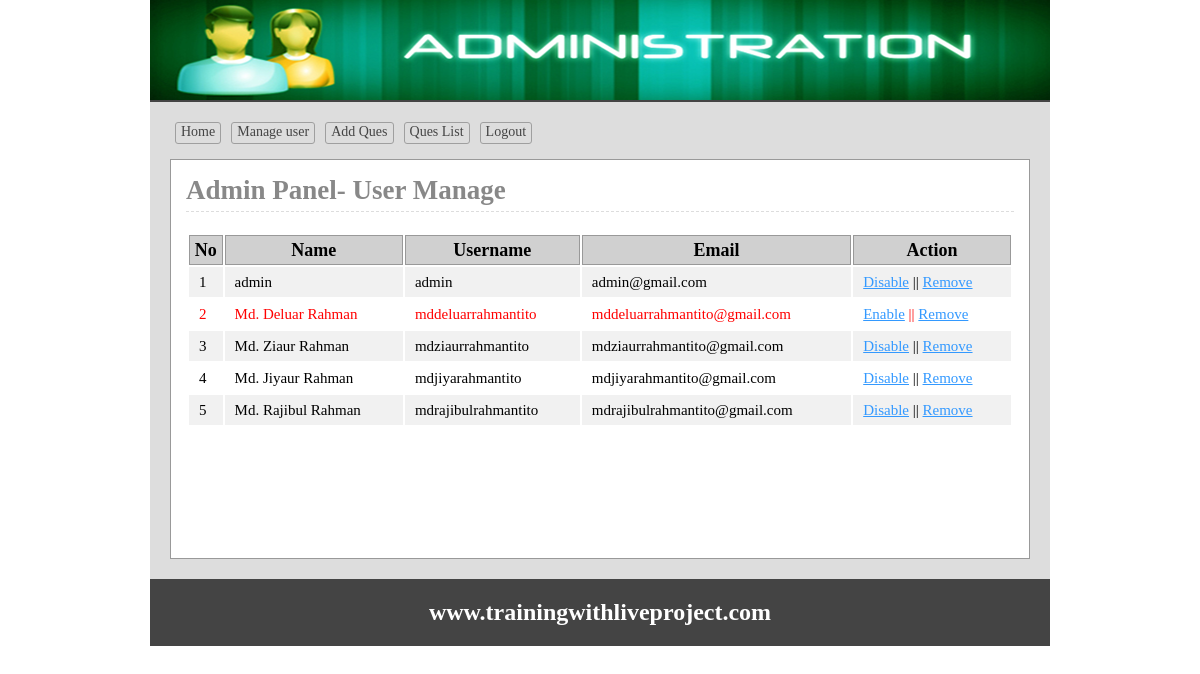
The app's page /admin/users.php (signed in) with its own data.
### tables this page shows
CREATE TABLE IF NOT EXISTS `tbl_user` (
  `userId` int(11) NOT NULL AUTO_INCREMENT,
  `name` varchar(50) NOT NULL,
  `username` varchar(30) NOT NULL,
  `password` varchar(32) NOT NULL,
  `email` varchar(255) NOT NULL,
  `status` int(11) NOT NULL DEFAULT '0',
  PRIMARY KEY (`userId`)
);

### lib/Database.php (called while the page is built, shortened)
<?php
Class Database{
	public $host   = DB_HOST;
	public $user   = DB_USER;
	public $pass   = DB_PASS;
	public $dbname = DB_NAME;
	public $link;
	private function connectDB(){
	$this->link = new mysqli($this->host, $this->user, $this->pass, $this->dbname);
 }
	public function select($query){
		$result = $this->link->query($query) or die($this->link->error.__LINE__);
		if($result->num_rows > 0){
			return $result;
		} else {
			return false;
		}
	}
}

### classes/User.php (called while the page is built, shortened)
<?php
    $filepath = realpath(dirname(__FILE__));
	include_once ($filepath.'/../lib/Database.php');
	class User{
		public  $db;
		public function __construct(){
			$this->db = new Database();
		}
		public function getAllUserData(){
			$query 		= "SELECT * FROM tbl_user ORDER BY userId DESC";
			$getResult 	= $this->db->select($query);
			return $getResult;
		}
	}
?>

### admin/users.php (the view, shortened to what this page needs)
<?php
    $filepath = realpath(dirname(__FILE__));
	include_once ($filepath.'/inc/header.php');
	include_once ($filepath.'/../classes/User.php');
	$User = new User();
?>
<div class="main">
	<h1>Admin Panel- User Manage</h1>
	<div>
		<table class="tblone">
			<tr>
				<th>No</th>
				<th>Name</th>
				<th>Username</th>
				<th>Email</th>
				<th>Action</th>
			</tr>
			<?php
				$getUserData = $User->getAllUserData();
				if ($getUserData) {
					$i = 1;
					while ($value = $getUserData->fetch_assoc()) {
			?>
			<?php if ($value['status'] == "0") { ?>
				<tr style="color: red;">
					<td><?php echo $i++; ?></td>
					<td><?php echo $value['name']; ?></td>
					<td><?php echo $value['username']; ?></td>
					<td><?php echo $value['email']; ?></td>
					<td>
						<a onclick="return confirm('Are you sure Enable')" href="?ena=<?php echo $value['userId']; ?>">Enable</a>
						||
						<a onclick="return confirm('Are you sure Remove')" href="?del=<?php echo $value['userId']; ?>">Remove</a>
					</td>
				</tr>
			<?php }else{ ?>
				<tr>
					<td><?php echo $i++; ?></td>
					<td><?php echo $value['name']; ?></td>
					<td><?php echo $value['username']; ?></td>
					<td><?php echo $value['email']; ?></td>
					<td>
						<a onclick="return confirm('Are you sure Disable')" href="?dis=<?php echo $value['userId']; ?>">Disable</a>
						 ||
						<a onclick="return confirm('Are you sure Remove')" href="?del=<?php echo $value['userId']; ?>">Remove</a>
					</td>
				</tr>
			<?php } ?>
			<?php
					}
				}
			?>
		</table>
	</div>
</div>
<?php include 'inc/footer.php'; ?>

### admin/css/admin.css (style rules this page uses)
* { margin:0;padding:0;outline:none }
body { font-family:verdana }
.tblone { width:100%;border:1px solid #fff;margin:20px 0 }
.tblone td { font-size: 15px; padding: 5px 10px; }
table.tblone th { background-color: #d0d0d0; border: 1px solid #999; }
table.tblone tr:nth-child(2n+1) { background:#fff;height:30px; }
table.tblone tr:nth-child(2n) { background:#f1f1f1;height:30px; }
.tblone td a { color:#3399FF; }
.main { background: #fff none repeat scroll 0 0; border: 1px solid #999; margin-top: 10px; min-height: 368px; padding: 15px; width: 828px; }
.main h1 { border-bottom: 1px dashed #ddd; color: #888; margin: 0 0 5px; padding-bottom: 5px; }

### records on screen
tbl_user: name "admin", username "admin", email "admin@gmail.com"
tbl_user: name "Md. Deluar Rahman", username "mddeluarrahmantito", email "mddeluarrahmantito@gmail.com"
tbl_user: name "Md. Ziaur Rahman", username "mdziaurrahmantito", email "mdziaurrahmantito@gmail.com"
tbl_user: name "Md. Jiyaur Rahman", username "mdjiyarahmantito", email "mdjiyarahmantito@gmail.com"
tbl_user: name "Md. Rajibul Rahman", username "mdrajibulrahmantito", email "mdrajibulrahmantito@gmail.com"
